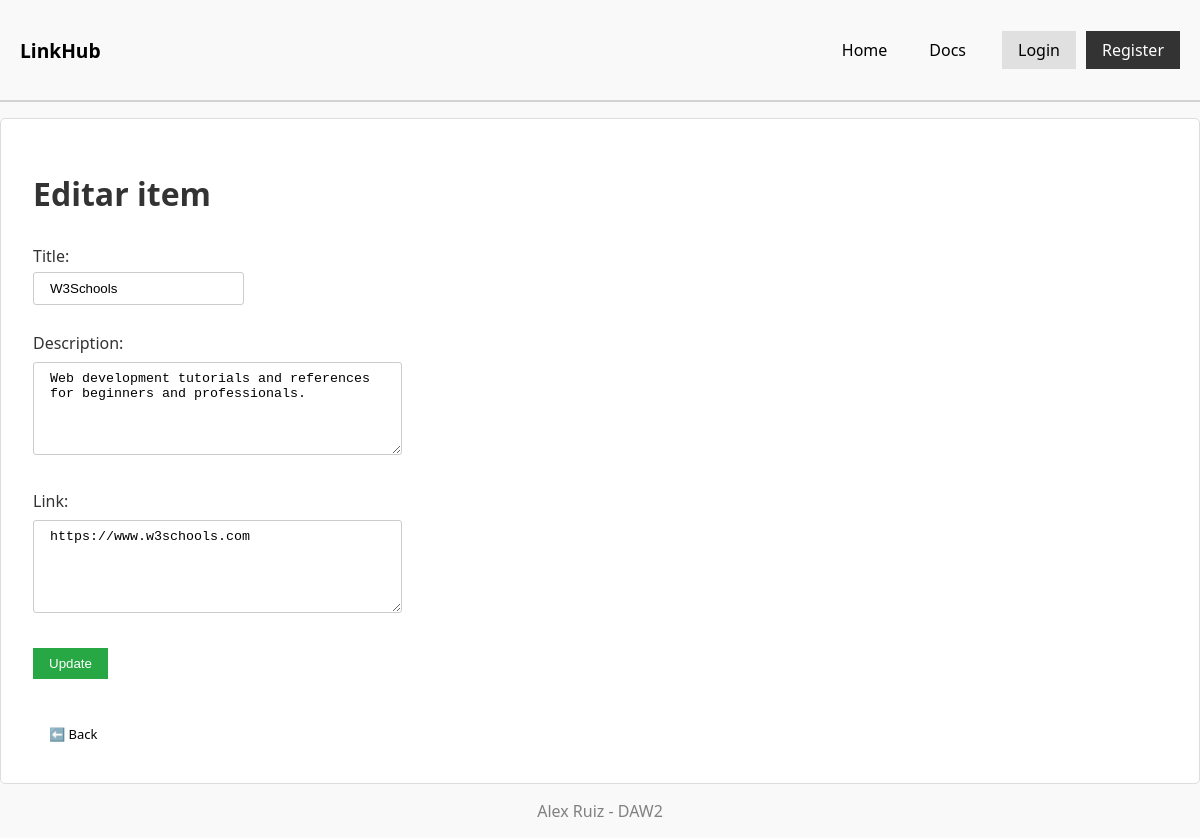
The app's page /app/view/form_update.php?id=4 with its own data.
### tables this page shows
CREATE TABLE items (
    id INT AUTO_INCREMENT PRIMARY KEY,
    title VARCHAR(100) NOT NULL,
    description TEXT NOT NULL,
    link TEXT NOT NULL,
    created_at TIMESTAMP DEFAULT CURRENT_TIMESTAMP,
    updated_at TIMESTAMP DEFAULT CURRENT_TIMESTAMP ON UPDATE CURRENT_TIMESTAMP,
    user_id INT NULL,
    INDEX (user_id),
    CONSTRAINT fk_items_users FOREIGN KEY (user_id) REFERENCES users(id) ON DELETE SET NULL
);

### app/model/connection.php (called while the page is built)
<?php
class Connexio {
    public static function getConnection() {
        try {
            $conn = new PDO('mysql:host=localhost;dbname=Pt04_Alex_Ruiz', 'root', '');
            $conn->setAttribute(PDO::ATTR_ERRMODE, PDO::ERRMODE_EXCEPTION);
            return $conn;
        } catch (PDOException $e) {
            die("Error de connexió: " . $e->getMessage());
        }
    }
}
?>

### app/model/services/ItemService.php (called while the page is built, shortened)
<?php
require_once __DIR__ . '/../dao/ItemDAO.php';
require_once __DIR__ . '/../entities/Item.php';
class ItemService {
    private $dao;
    public function __construct() {
        $this->dao = new ItemDAO();
    }
    public function getItemById($id) {
        return $this->dao->getById($id);
    }
}
?>

### app/model/dao/ItemDAO.php (called while the page is built, shortened)
<?php
require_once __DIR__ . '/../connection.php';
require_once __DIR__ . '/../entities/Item.php';
class ItemDAO {
    private $conn;
    public function __construct() {
        $this->conn = Connexio::getConnection();
    }
    public function getById($id) {
        $stmt = $this->conn->prepare("SELECT * FROM items WHERE id=?");
        $stmt->execute([$id]);
        $row = $stmt->fetch(PDO::FETCH_ASSOC);
        if ($row) {
            return new Item($row['id'], $row['title'], $row['description'], $row['link']);
        }
        return null;
    }
}
?>

### app/model/entities/Item.php (called while the page is built, shortened)
<?php
class Item {
    private $title;
    private $description;
    private $link;
    public function __construct($id = null, $title = '', $description = '', $link = '', $created_at = '', $updated_at = '') {
        $this->title = $title;
        $this->description = $description;
        $this->link = $link;
    }
    public function getTitle() {
        return $this->title;
    }
    public function getDescription() {
        return $this->description;
    }
    public function getLink() {
        return $this->link;
    }
}
?>

### app/view/form_update.php (the view, shortened to what this page needs)
<?php
require_once __DIR__ . '/../model/services/ItemService.php';
$service = new ItemService();
$item = $service->getItemById($_GET['id']);
?>
<!DOCTYPE html>
<html lang="en">
<head>
<link rel="stylesheet" href="../../styles.css">
</head>
<body>
    <?php
    include __DIR__ . '/layout/header.php';
    ?>
    <div class="container">
        <h1>Editar item</h1>
        <form action="../controller/ItemController.php" method="POST">
            <label>Title:</label><br>
            <input type="text" name="title" value="<?= htmlspecialchars($item->getTitle()) ?>" required><br><br>
            <label>Description:</label><br>
            <textarea name="description" rows="5" cols="40" required><?= htmlspecialchars($item->getDescription()) ?></textarea><br><br>
            <label>Link:</label><br>
            <textarea name="link" rows="5" cols="40" required><?= htmlspecialchars($item->getLink()) ?></textarea><br><br>
            <button type="submit" name="update">Update</button>
        </form>
        <br>
            <a class="ghost-btn" href="list.php">⬅️ Back</a>
    </div>
    <?php
        include __DIR__ . '/layout/footer.php';
    ?>
</body>
</html>

### styles.css (style rules this page uses)
body { font-family: system-ui, -apple-system, BlinkMacSystemFont, 'Segoe UI', Roboto, Oxygen, Ubuntu, Cantarell, 'Open Sans', 'Helvetica Neue', sans-serif; background-color: #f9f9f9; color: #333; margin: 0; padding: 0; }
input { padding: 0.5rem 1rem; margin: 5px 0; border: 1px solid #ccc; border-radius: 3px; }
.container { display: flex; flex-direction: column; max-width: 1200px; margin: 1rem auto; overflow: auto; padding: 2rem; border: 1px solid #ddd; border-radius: 5px; background-color: white; gap: .5rem; }
form input { padding: 0.5rem 1rem; margin: 5px 0; border: 1px solid #ccc; border-radius: 3px; }
form textarea { padding: 0.5rem 1rem; margin: 0.5rem 0; border: 1px solid #ccc; border-radius: 3px; resize: auto; }
form button { display: inline-flex; padding: 0.5rem 1rem; background-color: #28a745; color: white; border: none; cursor: pointer; white-space: nowrap; }
.ghost-btn { display: inline-block; padding: 0.5rem 1rem; background: none; text-decoration: none; transition: background-color 0.3s, color 0.3s; width: fit-content; height: fit-content; color: black; font-size: small; }

### records on screen
items: title "W3Schools", description "Web development tutorials and references for beginners and professionals.", link "https://www.w3schools.com"
